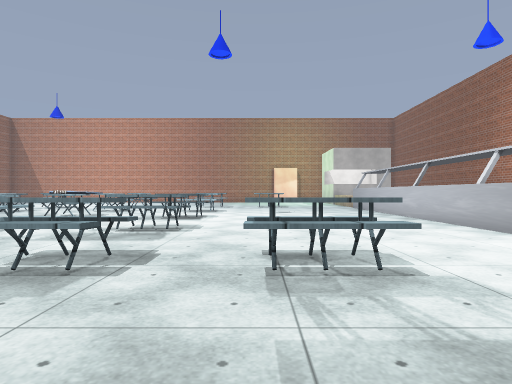
View 1 (above)

21 first-person views from a walk through a scene from a Unity 3-D project. The camera is 1.2 m above the floor, looks level and sees 75° across. The floor is counted in squares, 1.34 m on a side. Each view is taken from the middle of a square. On the plan, view 1 faces up. The plan holds only what a view shows up to about 12 squares ahead; the rest is blank. The player character is not drawn. Some animated figures are not drawn. Some surface patterns are stand-ins.

View 2
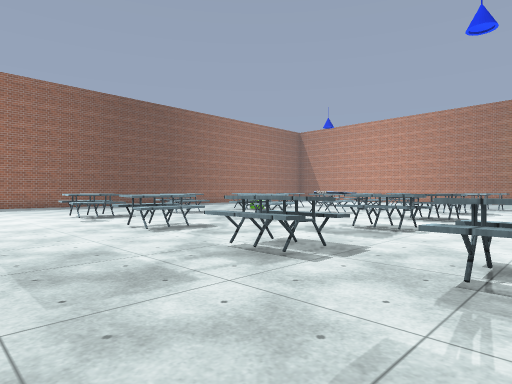

View 3
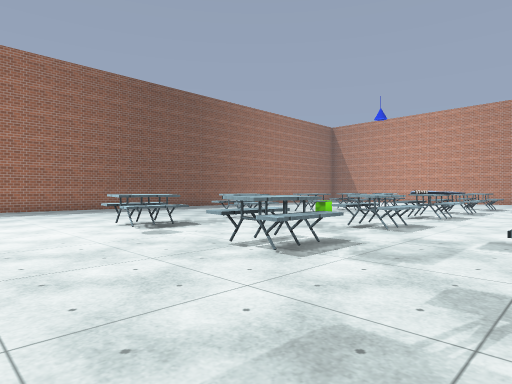

View 4
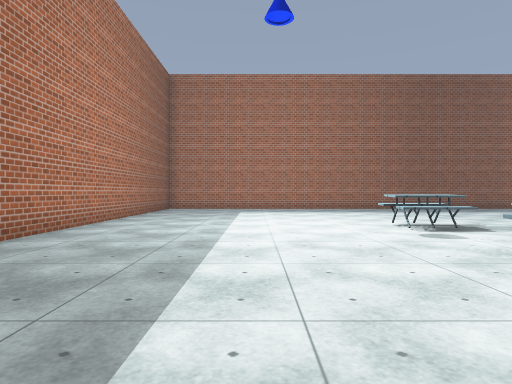

View 5
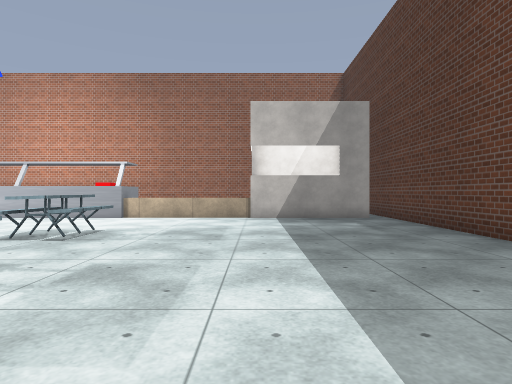

View 6
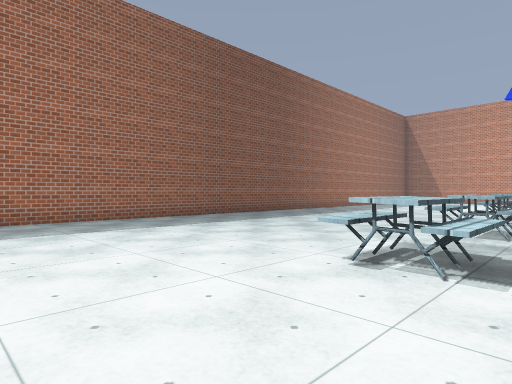

View 7
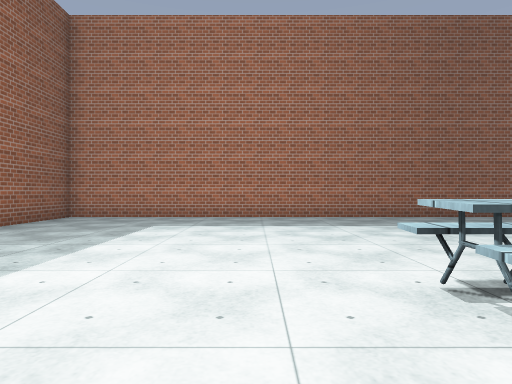

View 8
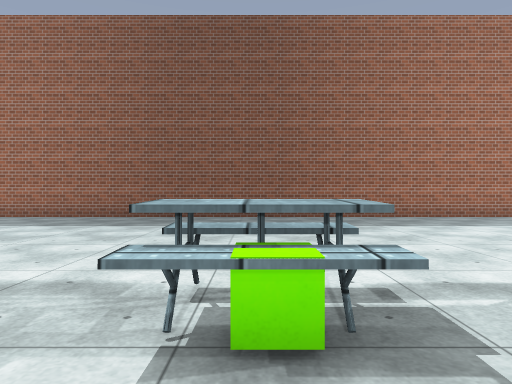

View 9
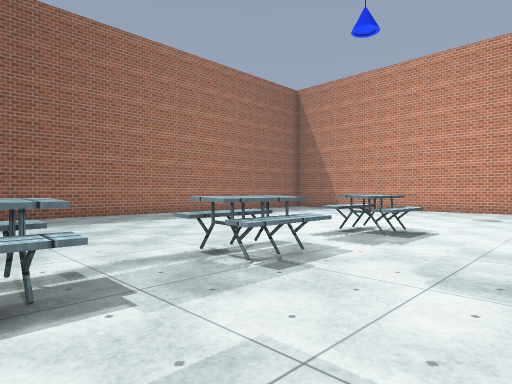

View 10
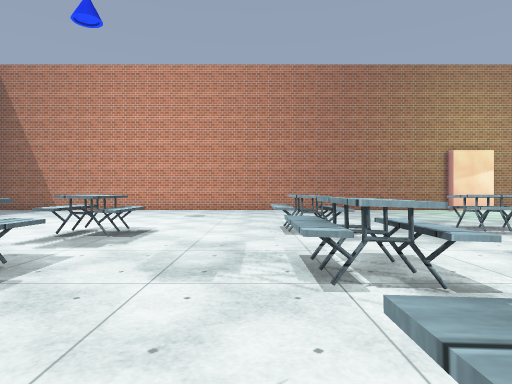

View 11
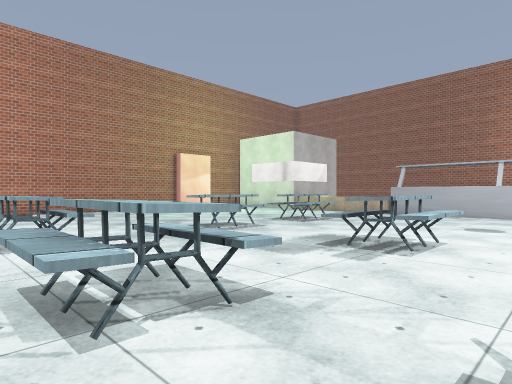

View 12
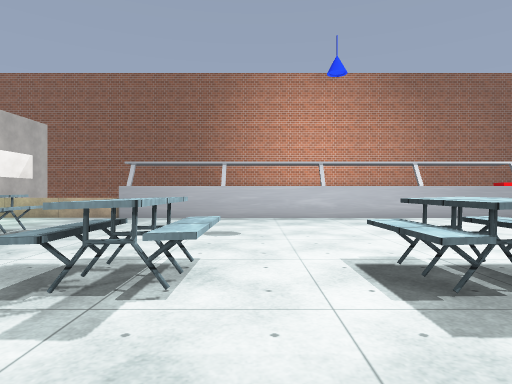

View 13
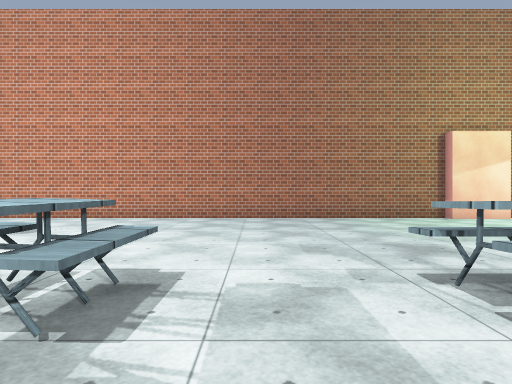

View 14
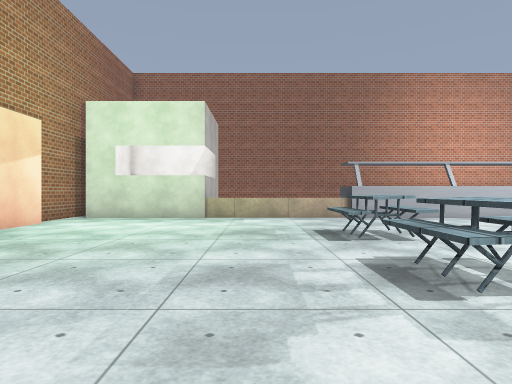

View 15
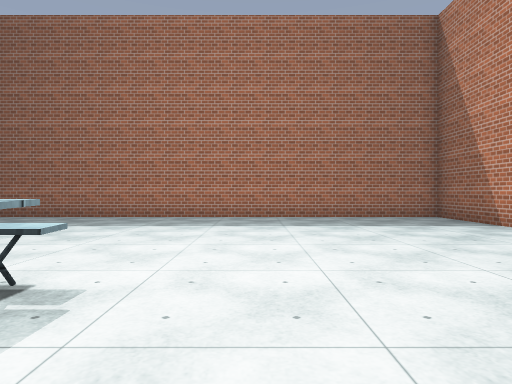

View 16
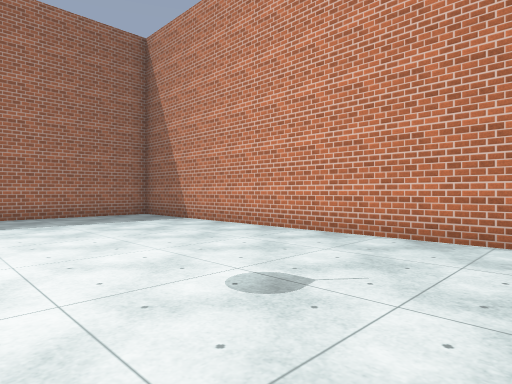

View 17
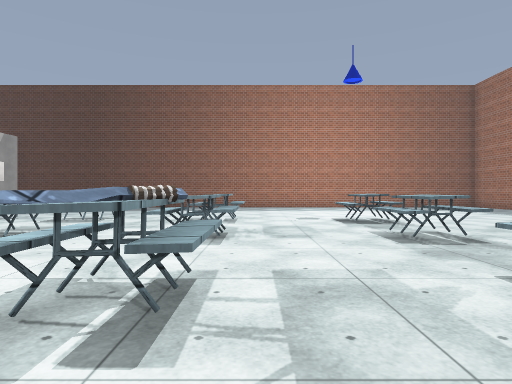

View 18
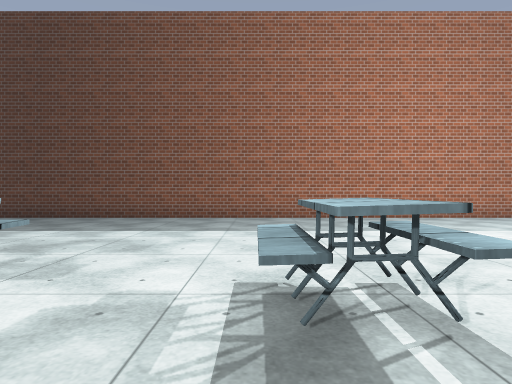

View 19
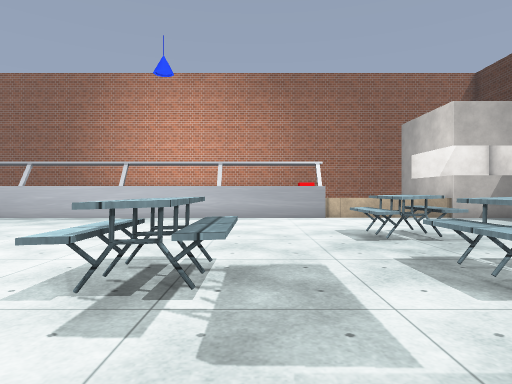

View 20
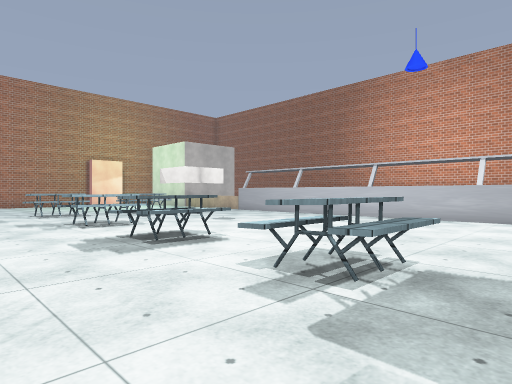

View 21
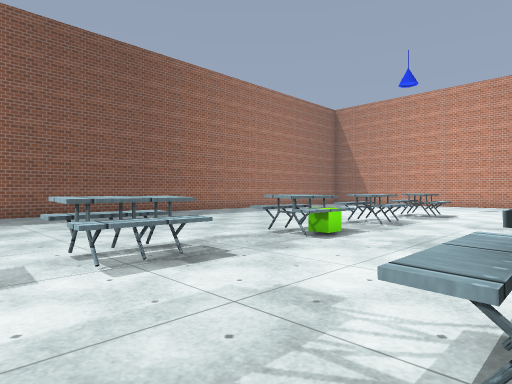

### Floor plan
Points are (right, up) in squares from view 1. A wall is a line through its corners. A room is listed if a view was taken in it or the views show most of it. See-through windows are left out.
Room 1 (views 1, 2, 3, 4, 5, 6, 7, 8, 9, 10, 11, 12, 13, 14, 15, 16, 17, 18, 19, 20, 21)
walls: (5.4, 5.4) (5.4, 18.7) (6, 18.7); (5.4, 23.8) (5.4, 27.9); (-15, -4.6) (6, -4.6); (3.5, 28.1) (1.5, 28.1) (1.5, 28.5) (-20.9, 28.5) (-20.9, -4.6) (-17.6, -4.6); (5.4, -4) (5.4, 0.2) (6, 0.2); (6, 28.5) (3.8, 28.5)
low walls: (5.6, 18.6) (5.6, 23.9); (5.6, 0.1) (5.6, 4.6)
objects: table (-12, 4) to (-11, 5); table (-12, 7) to (-11, 9); table (-12, 11) to (-11, 13); table (-12, 15) to (-11, 16); table (-12, 19) to (-11, 20); green cube (-11, 12); table (-7, 4) to (-6, 5); table (-7, 8) to (-6, 9); table (-7, 12) to (-6, 13); table (-7, 15) to (-6, 16); table (-7, 19) to (-6, 20); table (-3, 4) to (-2, 5); table (-3, 7) to (-2, 9); table (-3, 11) to (-2, 12); table (-3, 15) to (-2, 16); table (-3, 19) to (-2, 20); table (0, 4) to (1, 5); table (0, 19) to (1, 20); other object (6, 5)

Where each view was taken, in squares from view 1:
view 1: 0 up, 0 right, facing up
view 2: 0 up, 1 right, facing up-left
view 3: 0 up, 3 left, facing up-left
view 4: 0 up, 3 left, facing left
view 5: 0 up, 6 left, facing right
view 6: 0 up, 10 left, facing up-left
view 7: 2 up, 9 left, facing left
view 8: 12 up, 9 left, facing left
view 9: 12 up, 8 left, facing up-left
view 10: 12 up, 8 left, facing up
view 11: 13 up, 8 left, facing up-right
view 12: 14 up, 6 left, facing right
view 13: 17 up, 5 left, facing up
view 14: 22 up, 6 left, facing right
view 15: 22 up, 9 left, facing left
view 16: 22 up, 8 left, facing up-left
view 17: 15 up, 8 left, facing down
view 18: 7 up, 6 left, facing down
view 19: 7 up, 6 left, facing right
view 20: 6 up, 6 left, facing up-right
view 21: 6 up, 7 left, facing up-left
